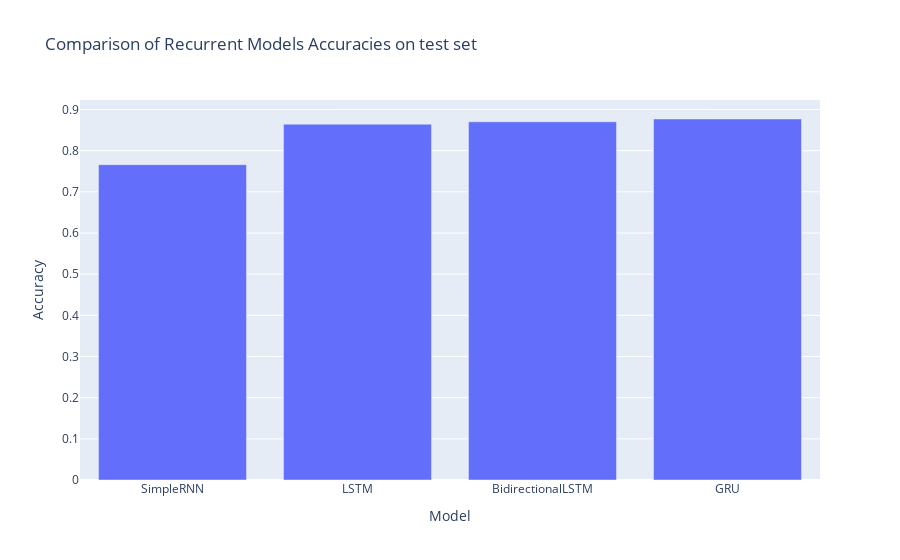

The notebook cell saved with this chart:
### Code cell
model_names = list(model_accuracies.keys())
train_values = [item[0] for item in model_accuracies.values()]
test_values = [item[1] for item in model_accuracies.values()]

# Create bar chart
fig = go.Figure()
fig.add_trace(go.Bar(x=names, y=train_values, name='Train Accuracy', marker_color='blue'))
fig.add_trace(go.Bar(x=names, y=test_values, name='Test Accuracy', marker_color='orange'))

# Add title and axis labels
fig.update_layout(title='Comparison of Recurrent Models Accuracies on Train and Test Set',
                  xaxis=dict(title='Model'),
                  yaxis=dict(title='Accuracy'))

# Show the plot
fig.show()

### Figure 1 — Plotly figure (JSON) as saved in the notebook; plotly's stock layout.template omitted (floating-point values rounded to 4 significant figures)
{"data": [{"type": "bar", "x": ["SimpleRNN", "LSTM", "BidirectionalLSTM", "GRU"], "y": [0.766, 0.8642, 0.87, 0.8768]}], "layout": {"title": {"text": "Comparison of Recurrent Models Accuracies on test set"}, "xaxis": {"title": {"text": "Model"}}, "yaxis": {"title": {"text": "Accuracy"}}}}
